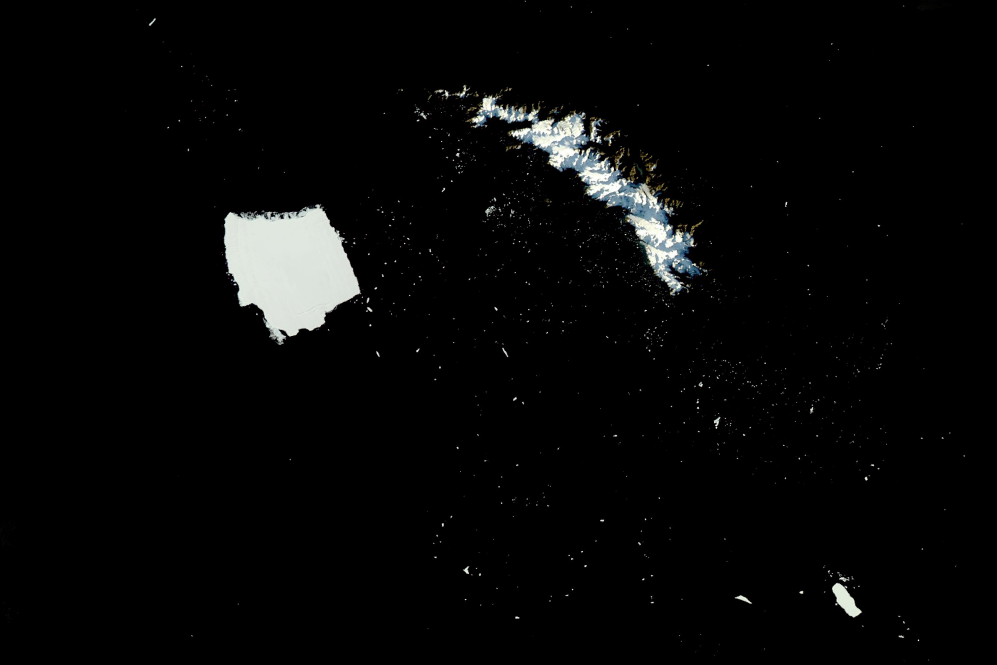
#> input picture sgeorgia_iceberg_amo_20250503_lrg.jpg, 2990 x 1993 px (shown at 1/3 size)
$ jupyter execute iceburgspotter.ipynb   (shell and % lines are left out)
#> lines starting #> are read from the running program, lines starting #| are printed output that depends on the picture; after the words box and inside, x2 and y2 are one past the last pixel; in counts of white or black regions, pixels touching at a corner belong together
<a href="https://colab.research.google.com/github/dianaventura/icebergspotter/blob/main/iceburgspotter.ipynb" target="_parent"></a>

[cell 1]

import cv2
import numpy as np
import matplotlib.pyplot as plt
from sklearn.cluster import KMeans
from urllib.request import urlretrieve
import os

img_path = 'sgeorgia_iceberg_amo_20250503_lrg.jpg'


# Step 1: Preprocess image
img = cv2.imread(img_path, cv2.IMREAD_GRAYSCALE)
#> img: shape (1993, 2990); min 0, max 255, mean 7.5
img = cv2.resize(img, (256, 256))  # Downsample for speed
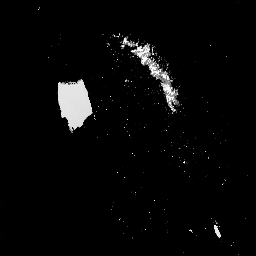
#> img: shape (256, 256); min 0, max 255, mean 7.4
img_flat = img.reshape((-1, 1))

# Step 2: K-means clustering
k = 3  # Number of clusters
kmeans = KMeans(n_clusters=k, random_state=42)
kmeans.fit(img_flat)
clustered = kmeans.labels_.reshape(img.shape)

# Step 3: Assume the brightest cluster is icebergs
cluster_means = [np.mean(img[clustered == i]) for i in range(k)]
#> cluster_means = [0.247, 225.3, 121.2]
iceberg_cluster = np.argmax(cluster_means)
#> iceberg_cluster = 1
iceberg_mask = (clustered == iceberg_cluster).astype(np.uint8) * 255
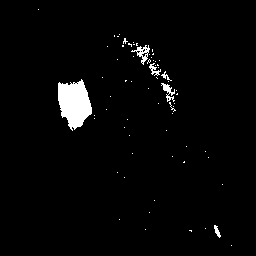
#> iceberg_mask: shape (256, 256); 2.6% white; 67 white regions (61 under 20 px), largest, box (x1, y1, x2, y2) and area: (58, 79, 92, 131) 1193, (131, 45, 150, 65) 132, (161, 83, 175, 102) 108, (149, 63, 161, 76) 64, (214, 225, 221, 238) 44, (161, 71, 172, 81) 32

# Step 4: Morphological post-processing
kernel = cv2.getStructuringElement(cv2.MORPH_ELLIPSE, (5,5))
cleaned_mask = cv2.morphologyEx(iceberg_mask, cv2.MORPH_OPEN, kernel)
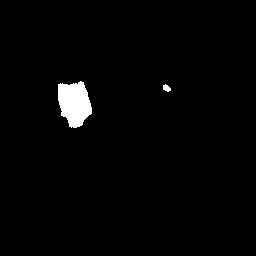
#> cleaned_mask: shape (256, 256); 1.8% white; 2 white regions, box (x1, y1, x2, y2) and area: (58, 81, 92, 128) 1163, (163, 84, 171, 92) 43

# Step 5: Overlay mask on original image
overlay = cv2.cvtColor(img, cv2.COLOR_GRAY2BGR)
overlay[cleaned_mask == 255] = [255, 0, 0]  # Mark detected icebergs in red
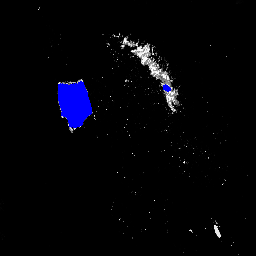
#> overlay: shape (256, 256, 3); mean B, G, R 7.9, 3.3, 3.3

# results
plt.figure(figsize=(16, 6))
plt.subplot(1, 4, 1)
plt.title("Original SAR Image")
plt.imshow(img, cmap='gray')
plt.axis('off')

plt.subplot(1, 4, 2)
plt.title("Raw Iceberg Mask")
plt.imshow(iceberg_mask, cmap='gray')
plt.axis('off')

plt.subplot(1, 4, 3)
plt.title("Cleaned Mask")
plt.imshow(cleaned_mask, cmap='gray')
plt.axis('off')

plt.subplot(1, 4, 4)
plt.title("Detected Icebergs Overlay")
plt.imshow(overlay)
plt.axis('off')

plt.tight_layout()
plt.show()
#> figure, not shown here; B, G, R data is drawn as R, G, B
